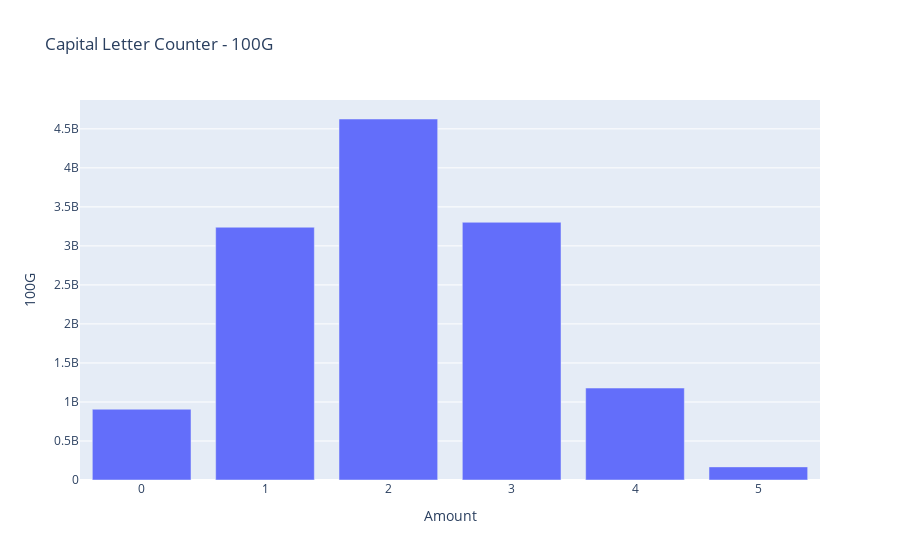

The notebook cell this image was saved under:
### Code cell
fig = px.bar(df_CLC, x = 'Amount', y = '100G', labels = {'x': 'Ilośc wielkich liter w haśle', 'y':'Liczba haseł'}, title = 'Capital Letter Counter - 100G')
fig

### Figure 1 — Plotly figure (JSON) as saved in the notebook; plotly's stock layout.template omitted (floating-point values rounded to 4 significant figures)
{"data": [{"alignmentgroup": "True", "hovertemplate": "Amount=%{x}<br>100G=%{y}<extra></extra>", "legendgroup": "", "marker": {"color": "#636efa", "pattern": {"shape": ""}}, "name": "", "offsetgroup": "", "orientation": "v", "showlegend": false, "textposition": "auto", "type": "bar", "x": [0, 1, 2, 3, 4, 5], "xaxis": "x", "y": [906992640, 3239264404, 4626236524, 3302606112, 1178505952, 168167168], "yaxis": "y"}], "layout": {"barmode": "relative", "legend": {"tracegroupgap": 0}, "title": {"text": "Capital Letter Counter - 100G"}, "xaxis": {"anchor": "y", "domain": [0, 1], "title": {"text": "Amount"}}, "yaxis": {"anchor": "x", "domain": [0, 1], "title": {"text": "100G"}}}}
